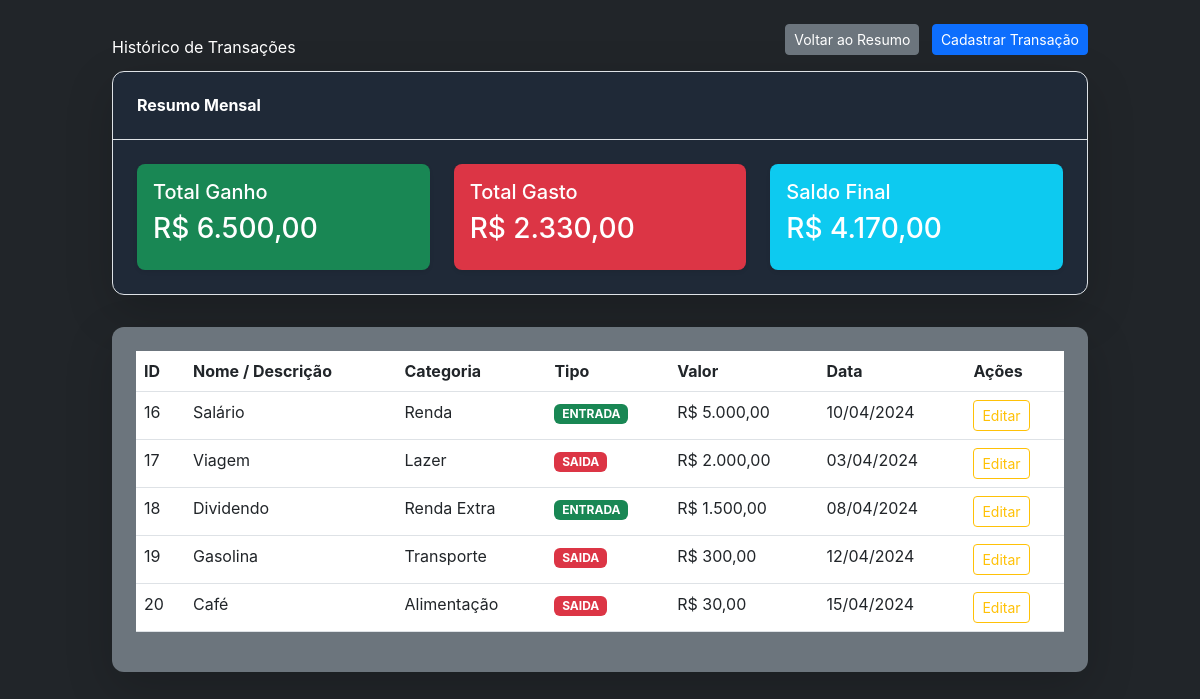
The page /historic.php?id=4 on the database its author committed.
### tables this page shows
CREATE TABLE transactions (
    id INT PRIMARY KEY AUTO_INCREMENT,
    name VARCHAR(255) NOT NULL,
    category VARCHAR(100) NOT NULL,
    type ENUM('Saida', 'Entrada') NOT NULL,
    value DECIMAL(10, 2) NOT NULL,
    date DATE NOT NULL,
    month_id INT,
    FOREIGN KEY (month_id) REFERENCES month(id)
);

### historic.php (the view, shortened to what this page needs)
<?php
require_once('connect.php');
if (isset($_GET['id'])) {
    $month_id = intval($_GET['id']);
    $sql = "SELECT * FROM transactions WHERE month_id = $month_id";
    $result = mysqli_query($conn, $sql);
    $totalIncome = 0;
    $totalExpense = 0;
    $finalBalance = 0;
    $transactions = [];
    if ($result && mysqli_num_rows($result) > 0) {
        while ($row = mysqli_fetch_assoc($result)) {
            $transactions[] = $row;
            if ($row['type'] === 'Entrada') {
                $totalIncome += $row['value'];
            } elseif ($row['type'] === 'Saida') {
                $totalExpense += $row['value'];
            }
        }
        $finalBalance = $totalIncome - $totalExpense;
    }
} else {
    echo "ID do mês não especificado.";
    exit();
}
?>
<!DOCTYPE html>
<html lang="pt-BR">
<head>
    <script src="https://cdn.tailwindcss.com"></script>
    <link href="https://cdn.jsdelivr.net/npm/bootstrap@5.3.0-alpha1/dist/css/bootstrap.min.css" rel="stylesheet">
    <link rel="stylesheet" href="style.css">
</head>
<body class="bg-dark text-white">
    <div class="container p-4">
        <div class="d-flex justify-content-between align-items-center">
            <h1 class="text-white">Histórico de Transações</h1>
            <div>
                <a href="index.php" class="btn btn-sm mb-3 btn-secondary me-2">Voltar ao Resumo</a>
                <a href="criar_transacao.php?id=<?= $month_id ?>" id="openModalButton" class="btn btn-sm mb-3 btn-primary">
                    Cadastrar Transação
                </a>
            </div>
        </div>
        <div class="mb-8 border rounded-xl shadow-lg bg-gray-800">
            <div class="border-bottom p-4">
                <h2 class="font-bold">Resumo Mensal</h2>
            </div>
            <div class="p-4 row row-cols-1 row-cols-md-3 g-4">
                <div class="col">
                    <div class="p-3 bg-success text-white rounded-lg shadow-sm">
                        <p class="h5">Total Ganho</p>
                        <p class="h3">R$ <?= number_format($totalIncome, 2, ',', '.') ?></p>
                    </div>
                </div>
                <div class="col">
                    <div class="p-3 bg-danger text-white rounded-lg shadow-sm">
                        <p class="h5">Total Gasto</p>
                        <p class="h3">R$ <?= number_format($totalExpense, 2, ',', '.') ?></p>
                    </div>
                </div>
                <div class="col">
                    <div class="p-3 bg-info text-white rounded-lg shadow-sm">
                        <p class="h5">Saldo Final</p>
                        <p class="h3">R$ <?= number_format($finalBalance, 2, ',', '.') ?></p>
                    </div>
                </div>
            </div>
        </div>
        <div class="table-responsive bg-secondary rounded-xl mt-4 shadow-lg">
            <div class="p-4">
                <table class="table text-white">
                    <thead>
                        <tr>
                            <th>ID</th>
                            <th>Nome / Descrição</th>
                            <th>Categoria</th>
                            <th>Tipo</th>
                            <th>Valor</th>
                            <th>Data</th>
                            <th>Ações</th>
                        </tr>
                    </thead>
                    <tbody>
                        <?php if (!empty($transactions)): ?>
                            <?php foreach ($transactions as $transaction): ?>
                                <tr>
                                    <td><?= $transaction['id']; ?></td>
                                    <td><?= $transaction['name']; ?></td>
                                    <td><?= $transaction['category']; ?></td>
                                    <td>
                                        <span class="badge <?= $transaction['type'] === 'Entrada' ? 'bg-success' : 'bg-danger'; ?>">
                                            <?= strtoupper($transaction['type']); ?>
                                        </span>
                                    </td>
                                    <td>R$ <?= number_format($transaction['value'], 2, ',', '.'); ?></td>
                                    <td><?= date('d/m/Y', strtotime($transaction['date'])); ?></td>
                                    <td>
                                        <a href="edit_transaction.php?id=<?= $transaction['id']; ?>" class="btn btn-outline-warning btn-sm">Editar</a>
                                    </td>
                                </tr>
                            <?php endforeach; ?>
                        <?php else: ?>
                            <tr>
                                <td colspan="7" class="text-center">Nenhuma transação encontrada para este mês.</td>
                            </tr>
                        <?php endif; ?>
                    </tbody>
                </table>
            </div>
        </div>
    </div>
</body>
</html>

### style.css (style rules this page uses)
body { font-family: 'Inter', sans-serif; }

### rows shown on the page
transactions: id "16", name "Salário", category "Renda", type "ENTRADA", value "5.000,00", date "10/04/2024"
transactions: id "17", name "Viagem", category "Lazer", type "SAIDA", value "2.000,00", date "03/04/2024"
transactions: id "18", name "Dividendo", category "Renda Extra", type "ENTRADA", value "1.500,00", date "08/04/2024"
transactions: id "19", name "Gasolina", category "Transporte", type "SAIDA", value "300,00", date "12/04/2024"
transactions: id "20", name "Café", category "Alimentação", type "SAIDA", value "30,00", date "15/04/2024"

### other values the page prints
$totalIncome "6.500,00"
$totalExpense "2.330,00"
$finalBalance "4.170,00"
